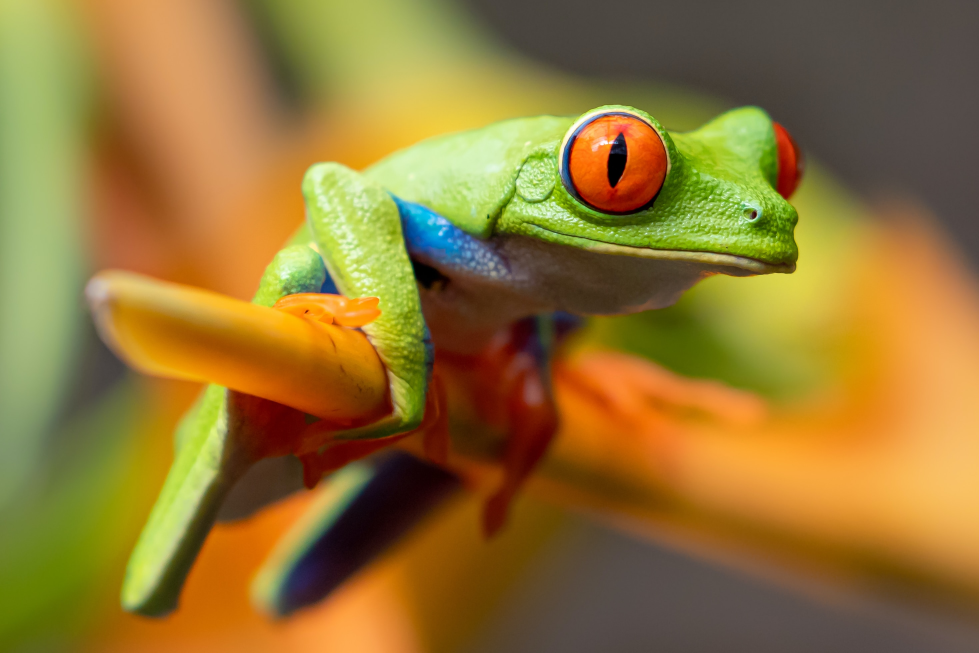
#> input picture froggy.jpg, 2937 x 1958 px (shown at 1/3 size)
$ jupyter execute --allow-errors computer_vision.ipynb
#> lines starting #> are read from the running program, lines starting #| are printed output that depends on the picture
[cell 1]
import cv2
import numpy as np
import matplotlib.pyplot as plt

[cell 2]
a = cv2.imread('froggy.jpg')
#> a is the input picture: shape (1958, 2937, 3); mean B, G, R 53.4, 117.6, 146.8
print(a.shape)
#| (1958, 2937, 3)

[cell 3]
plt.imshow(a)

[cell 4]
b = cv2.cvtColor(a,cv2.COLOR_BGR2GRAY)
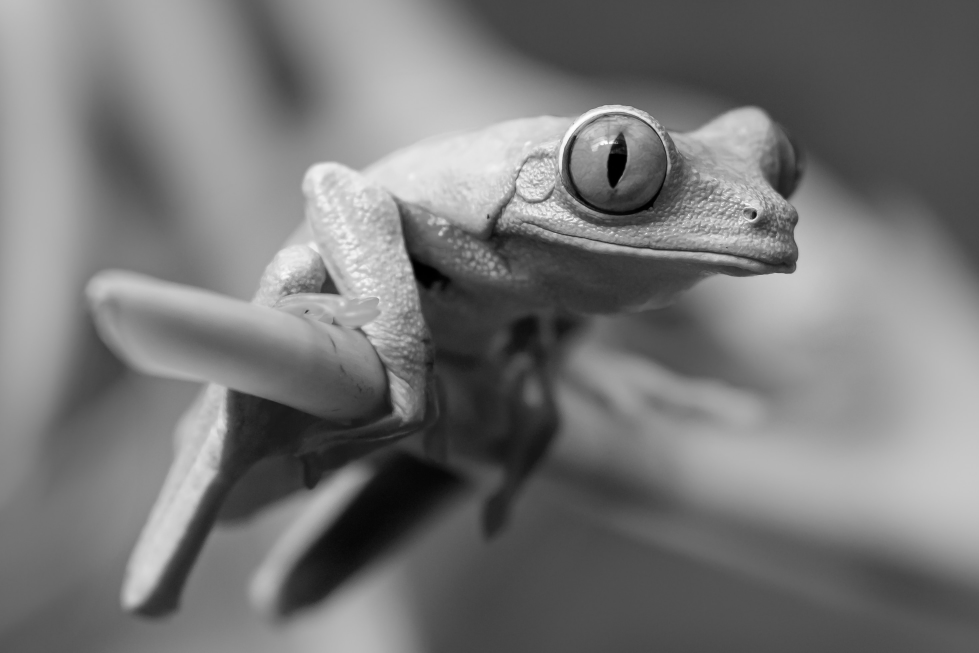
#> b: shape (1958, 2937) (shown at 1/3 size); min 0, max 255, mean 119
plt.imshow(b, cmap='gray')

[cell 5]
c = cv2.cvtColor(a,cv2.COLOR_BGR2GRAY)
plt.imshow(c)

#> (a cell that did not finish here is left out)

[cell 7]
print(a.shape)
#| (1958, 2937, 3)
cr = cv2.resize(c,(1600,1500))
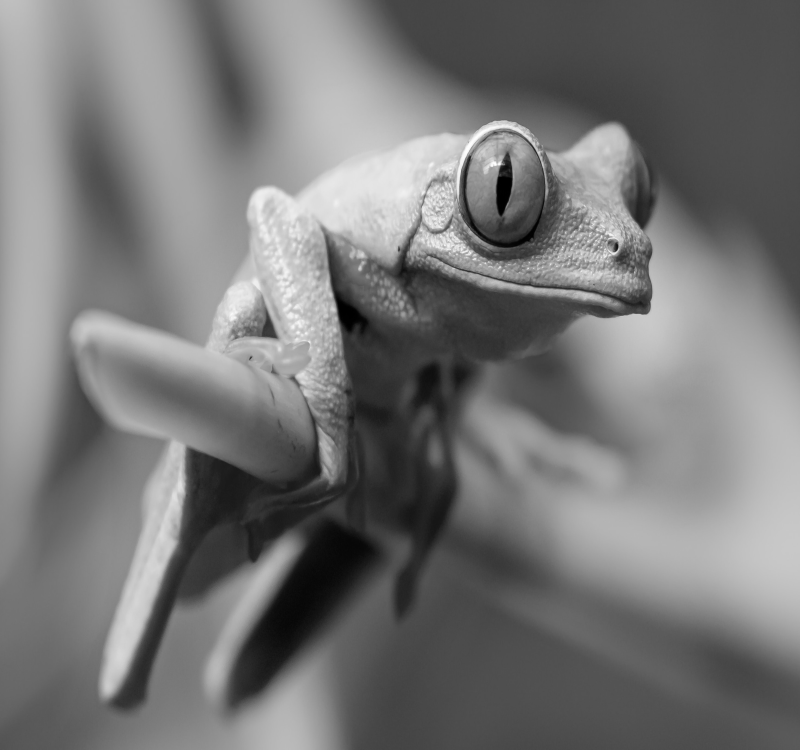
#> cr: shape (1500, 1600) (shown at 1/2 size); min 0, max 255, mean 119
plt.imshow(cr)

[cell 8]
cscaled = cv2.resize(c,None,fx=0.5,fy=0.5)
plt.imshow(cscaled)

[cell 9]
cblur = cv2.GaussianBlur(c,(19,19),0)
plt.imshow(cblur)

[cell 10]
cv2.imwrite('blurred_frog.jpg',cblur)
#> Out = True
